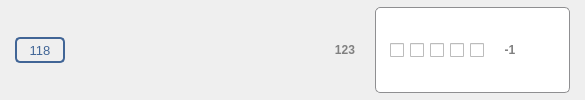
    <widget class="QWidget" name="line_118" native="true">
     <property name="minimumSize">
      <size>
       <width>0</width>
       <height>40</height>
      </size>
     </property>
     <property name="focusPolicy">
      <enum>Qt::ClickFocus</enum>
     </property>
     <layout class="QHBoxLayout" name="horizontalLayout">
      <property name="spacing">
       <number>10</number>
      </property>
      <property name="leftMargin">
       <number>15</number>
      </property>
      <property name="topMargin">
       <number>7</number>
      </property>
      <property name="rightMargin">
       <number>15</number>
      </property>
      <property name="bottomMargin">
       <number>7</number>
      </property>
      <item>
       <widget class="QLabel" name="num_attr_identificateur">
        <property name="minimumSize">
         <size>
          <width>50</width>
          <height>26</height>
         </size>
        </property>
        <property name="maximumSize">
         <size>
          <width>50</width>
          <height>26</height>
         </size>
        </property>
        <property name="font">
         <font>
          <family>Segoe UI</family>
          <pointsize>10</pointsize>
         </font>
        </property>
        <property name="toolTip">
         <string>Attribut Allplan</string>
        </property>
        <property name="styleSheet">
         <string notr="true">QLabel{border: 2px solid #416596; border-radius: 5px; color: #416596; }</string>
        </property>
        <property name="text">
         <string notr="true">118</string>
        </property>
        <property name="alignment">
         <set>Qt::AlignCenter</set>
        </property>
       </widget>
      </item>
      <item>
       <widget class="QLabel" name="titre_infos">
        <property name="minimumSize">
         <size>
          <width>240</width>
          <height>26</height>
         </size>
        </property>
        <property name="maximumSize">
         <size>
          <width>240</width>
          <height>26</height>
         </size>
        </property>
        <property name="font">
         <font>
          <family>Segoe UI</family>
          <pointsize>10</pointsize>
          <weight>75</weight>
          <bold>true</bold>
         </font>
        </property>
       </widget>
      </item>
      <item>
       <widget class="QLabel" name="bt_type_identificateur">
        <property name="minimumSize">
         <size>
          <width>40</width>
          <height>26</height>
         </size>
        </property>
        <property name="maximumSize">
         <size>
          <width>40</width>
          <height>26</height>
         </size>
        </property>
        <property name="font">
         <font>
          <family>Segoe UI</family>
          <pointsize>9</pointsize>
          <weight>75</weight>
          <bold>true</bold>
         </font>
        </property>
        <property name="toolTip">
         <string>Nombre entier</string>
        </property>
        <property name="styleSheet">
         <string notr="true">QLabel{color: grey; }</string>
        </property>
        <property name="text">
         <string notr="true">123</string>
        </property>
        <property name="alignment">
         <set>Qt::AlignCenter</set>
        </property>
       </widget>
      </item>
      <item>
       <widget class="QWidget" name="widget_118" native="true">
        <property name="styleSheet">
         <string notr="true">QWidget#widget_118 {border: 1px solid #8f8f91; border-radius: 5px; background-color:#FFFFFF; }</string>
        </property>
        <layout class="QHBoxLayout" name="horizontalLayout_2">
         <property name="spacing">
          <number>0</number>
         </property>
         <property name="leftMargin">
          <number>15</number>
         </property>
         <property name="topMargin">
          <number>0</number>
         </property>
         <property name="rightMargin">
          <number>0</number>
         </property>
         <property name="bottomMargin">
          <number>0</number>
         </property>
         <item>
          <widget class="QCheckBox" name="chb_hachurage">
           <property name="minimumSize">
            <size>
             <width>20</width>
             <height>26</height>
            </size>
           </property>
           <property name="maximumSize">
            <size>
             <width>16777215</width>
             <height>26</height>
            </size>
           </property>
           <property name="font">
            <font>
             <family>Segoe UI</family>
             <pointsize>10</pointsize>
             <weight>75</weight>
             <bold>true</bold>
            </font>
           </property>
           <property name="toolTip">
            <string>Hachurage</string>
           </property>
           <property name="icon">
            <iconset resource="../icones/icons.qrc">
             <normaloff>:/Images/hatching.svg</normaloff>:/Images/hatching.svg</iconset>
           </property>
           <property name="iconSize">
            <size>
             <width>18</width>
             <height>18</height>
            </size>
           </property>
          </widget>
         </item>
         <item>
          <widget class="QCheckBox" name="chb_motif">
           <property name="minimumSize">
            <size>
             <width>20</width>
             <height>26</height>
            </size>
           </property>
           <property name="maximumSize">
            <size>
             <width>16777215</width>
             <height>26</height>
            </size>
           </property>
           <property name="font">
            <font>
             <family>Segoe UI</family>
             <pointsize>10</pointsize>
             <weight>75</weight>
             <bold>true</bold>
            </font>
           </property>
           <property name="toolTip">
            <string>Motif</string>
           </property>
           <property name="icon">
            <iconset resource="../icones/icons.qrc">
             <normaloff>:/Images/pattern.svg</normaloff>:/Images/pattern.svg</iconset>
           </property>
           <property name="iconSize">
            <size>
             <width>18</width>
             <height>18</height>
            </size>
           </property>
          </widget>
         </item>
         <item>
          <widget class="QCheckBox" name="chb_couleur">
           <property name="minimumSize">
            <size>
             <width>20</width>
             <height>26</height>
            </size>
           </property>
           <property name="maximumSize">
            <size>
             <width>16777215</width>
             <height>26</height>
            </size>
           </property>
           <property name="font">
            <font>
             <family>Segoe UI</family>
             <pointsize>10</pointsize>
             <weight>75</weight>
             <bold>true</bold>
            </font>
           </property>
           <property name="toolTip">
            <string>Remplissage</string>
           </property>
           <property name="icon">
            <iconset resource="../icones/icons.qrc">
             <normaloff>:/Images/color.png</normaloff>:/Images/color.png</iconset>
           </property>
           <property name="iconSize">
            <size>
             <width>18</width>
             <height>18</height>
            </size>
           </property>
          </widget>
         </item>
         <item>
          <widget class="QCheckBox" name="chb_surface">
           <property name="minimumSize">
            <size>
             <width>20</width>
             <height>26</height>
            </size>
           </property>
           <property name="maximumSize">
            <size>
             <width>16777215</width>
             <height>26</height>
            </size>
           </property>
           <property name="font">
            <font>
             <family>Segoe UI</family>
             <pointsize>10</pointsize>
             <weight>75</weight>
             <bold>true</bold>
            </font>
           </property>
           <property name="toolTip">
            <string>Image</string>
           </property>
           <property name="icon">
            <iconset resource="../icones/icons.qrc">
             <normaloff>:/Images/image.svg</normaloff>:/Images/image.svg</iconset>
           </property>
           <property name="iconSize">
            <size>
             <width>18</width>
             <height>18</height>
            </size>
           </property>
          </widget>
         </item>
         <item>
          <widget class="QCheckBox" name="chb_style">
           <property name="minimumSize">
            <size>
             <width>20</width>
             <height>26</height>
            </size>
           </property>
           <property name="maximumSize">
            <size>
             <width>16777215</width>
             <height>26</height>
            </size>
           </property>
           <property name="font">
            <font>
             <family>Segoe UI</family>
             <pointsize>10</pointsize>
             <weight>75</weight>
             <bold>true</bold>
            </font>
           </property>
           <property name="toolTip">
            <string>Style de surface</string>
           </property>
           <property name="icon">
            <iconset resource="../icones/icons.qrc">
             <normaloff>:/Images/style.svg</normaloff>:/Images/style.svg</iconset>
           </property>
           <property name="iconSize">
            <size>
             <width>18</width>
             <height>18</height>
            </size>
           </property>
          </widget>
         </item>
         <item>
          <widget class="QLabel" name="numero_identification">
           <property name="minimumSize">
            <size>
             <width>40</width>
             <height>26</height>
            </size>
           </property>
           <property name="maximumSize">
            <size>
             <width>40</width>
             <height>26</height>
            </size>
           </property>
           <property name="font">
            <font>
             <family>Segoe UI</family>
             <pointsize>9</pointsize>
             <weight>75</weight>
             <bold>true</bold>
            </font>
           </property>
           <property name="toolTip">
            <string>Index de l'élément choisi</string>
           </property>
           <property name="styleSheet">
            <string notr="true">QLabel{color: grey; }</string>
           </property>
           <property name="text">
            <string notr="true">-1</string>
           </property>
           <property name="alignment">
            <set>Qt::AlignCenter</set>
           </property>
          </widget>
         </item>
         <item>
          <widget class="QLabel" name="numero_surface_2">
           <property name="enabled">
            <bool>false</bool>
           </property>
           <property name="minimumSize">
            <size>
             <width>40</width>
             <height>26</height>
            </size>
           </property>
           <property name="maximumSize">
            <size>
             <width>40</width>
             <height>26</height>
            </size>
           </property>
          </widget>
         </item>
        </layout>
       </widget>
      </item>
     </layout>
    </widget>
